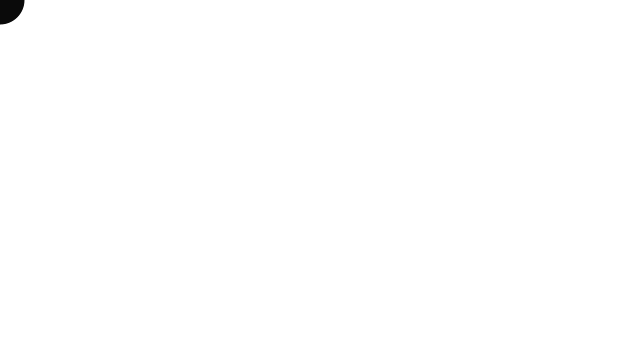
Frame 1 (no input)
Frame 60 (the mouse pressed at the canvas centre just before this capture): identical to frame 1, image omitted
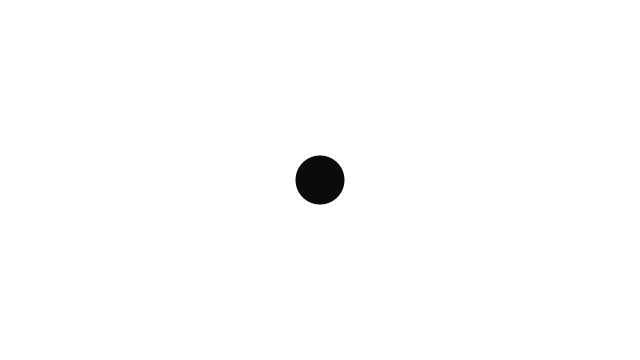
Frame 120 (the mouse held since frame 60 and released just before this capture)

The Processing sketch that drew these frames (run headless with seeded random() and noise(); from frame 60 on, the mouse is pressed at the canvas centre):

// Processing sketch: sketch_55_Trail_Effect_Ver_2
// ── sketch_55_Trail_Effect_Ver_2.pde
Snake s;

void setup()
{
  size(640,360);
  frameRate(200);
  s = new Snake(50);
  
}

void draw()
{
  background(255);
  for (int i = 0; i < s.x.length-1; i++)
  {
    s.x[i] = s.x[i+1];
    s.y[i] = s.y[i+1];
  }

  s.x[s.x.length-1] = mouseX;
  s.y[s.y.length-1] = mouseY;
  s.displayTrail();
}

// ── Snake.pde
class Snake
{
  int[] x;
  int[] y;
  int var;

  Snake(int size)
  {
    var = size;

    x = new int[var];
    y = new int[var];
  }

  void displayTrail()
  {
    for (int i = 0; i < x.length; i++)
    {
      noStroke();
      fill(255-i*5);
      ellipse(x[i], y[i], i, i);
    }
  }
}
